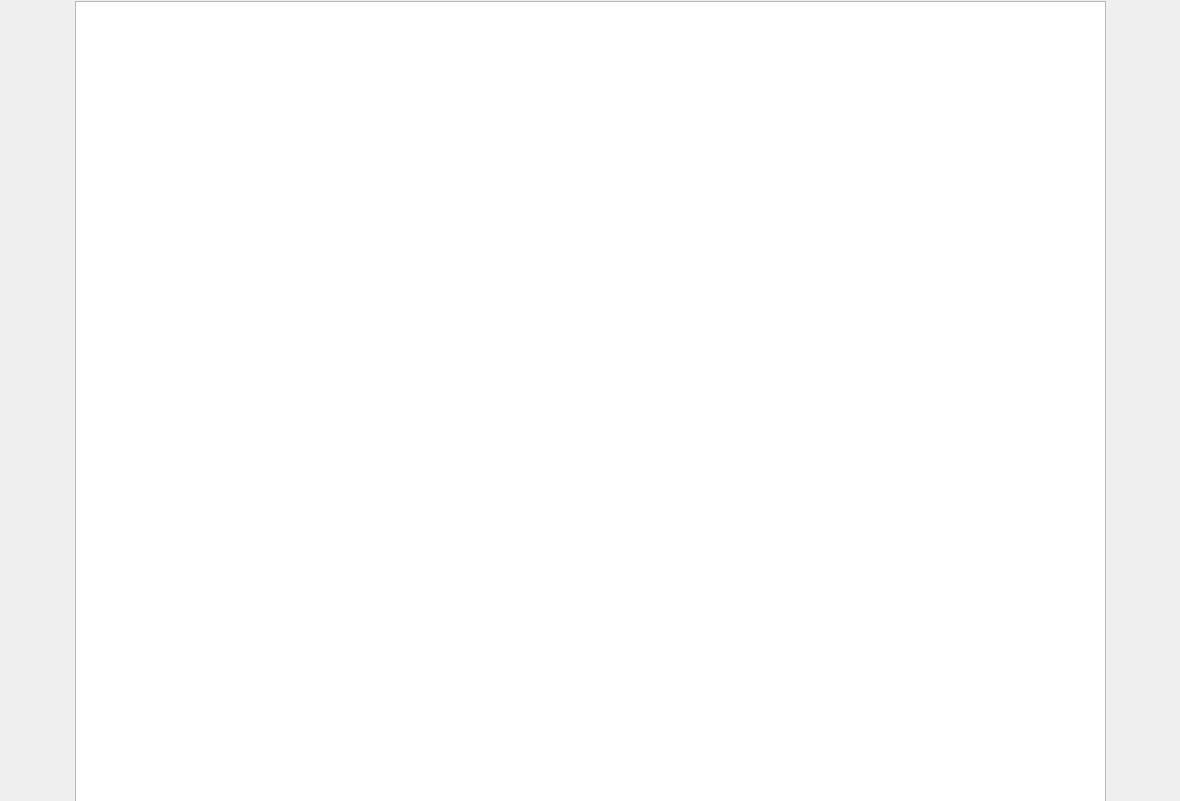
<?xml version="1.0" encoding="UTF-8"?>
<ui version="4.0">
 <class>theMVPs</class>
 <widget class="QWidget" name="theMVPs">
  <property name="geometry">
   <rect>
    <x>0</x>
    <y>0</y>
    <width>1180</width>
    <height>801</height>
   </rect>
  </property>
  <property name="windowTitle">
   <string>Form</string>
  </property>
  <widget class="QTableView" name="tableView">
   <property name="geometry">
    <rect>
     <x>75</x>
     <y>1</y>
     <width>1031</width>
     <height>801</height>
    </rect>
   </property>
   <property name="font">
    <font>
     <family>黑体</family>
     <pointsize>12</pointsize>
    </font>
   </property>
   <property name="lineWidth">
    <number>1</number>
   </property>
   <property name="verticalScrollBarPolicy">
    <enum>Qt::ScrollBarAsNeeded</enum>
   </property>
   <property name="horizontalScrollBarPolicy">
    <enum>Qt::ScrollBarAsNeeded</enum>
   </property>
   <property name="alternatingRowColors">
    <bool>true</bool>
   </property>
   <property name="selectionBehavior">
    <enum>QAbstractItemView::SelectRows</enum>
   </property>
  </widget>
 </widget>
 <resources/>
 <connections/>
</ui>
